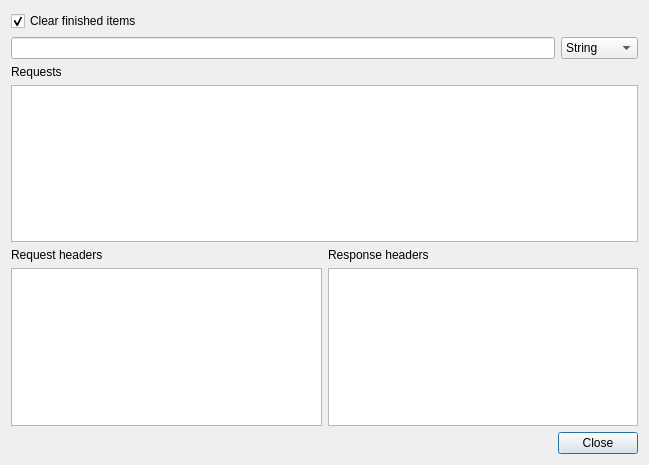
<?xml version="1.0" encoding="UTF-8"?>
<ui version="4.0">
 <class>NetworkMonitor</class>
 <widget class="QDialog" name="NetworkMonitor">
  <property name="geometry">
   <rect>
    <x>0</x>
    <y>0</y>
    <width>649</width>
    <height>465</height>
   </rect>
  </property>
  <property name="windowTitle">
   <string>Network Monitor</string>
  </property>
  <layout class="QVBoxLayout" name="verticalLayout_4">
   <item>
    <widget class="QCheckBox" name="ClearFinished_">
     <property name="text">
      <string>Clear finished items</string>
     </property>
     <property name="checked">
      <bool>true</bool>
     </property>
    </widget>
   </item>
   <item>
    <layout class="QHBoxLayout" name="horizontalLayout_2">
     <item>
      <widget class="QLineEdit" name="SearchString_"/>
     </item>
     <item>
      <widget class="QComboBox" name="SearchType_">
       <item>
        <property name="text">
         <string>String</string>
        </property>
       </item>
       <item>
        <property name="text">
         <string>Wildcard</string>
        </property>
       </item>
       <item>
        <property name="text">
         <string>Regexp</string>
        </property>
       </item>
      </widget>
     </item>
    </layout>
   </item>
   <item>
    <layout class="QVBoxLayout" name="verticalLayout">
     <item>
      <widget class="QLabel" name="label">
       <property name="text">
        <string>Requests</string>
       </property>
      </widget>
     </item>
     <item>
      <widget class="QTreeView" name="RequestsView_"/>
     </item>
    </layout>
   </item>
   <item>
    <layout class="QHBoxLayout" name="horizontalLayout">
     <item>
      <layout class="QVBoxLayout" name="verticalLayout_2">
       <item>
        <widget class="QLabel" name="label_2">
         <property name="text">
          <string>Request headers</string>
         </property>
        </widget>
       </item>
       <item>
        <widget class="QTreeView" name="RequestHeadersView_">
         <attribute name="headerVisible">
          <bool>false</bool>
         </attribute>
        </widget>
       </item>
      </layout>
     </item>
     <item>
      <layout class="QVBoxLayout" name="verticalLayout_3">
       <item>
        <widget class="QLabel" name="label_3">
         <property name="text">
          <string>Response headers</string>
         </property>
        </widget>
       </item>
       <item>
        <widget class="QTreeView" name="ReplyHeadersView_">
         <attribute name="headerVisible">
          <bool>false</bool>
         </attribute>
        </widget>
       </item>
      </layout>
     </item>
    </layout>
   </item>
   <item>
    <widget class="QDialogButtonBox" name="buttonBox">
     <property name="orientation">
      <enum>Qt::Horizontal</enum>
     </property>
     <property name="standardButtons">
      <set>QDialogButtonBox::Close</set>
     </property>
    </widget>
   </item>
  </layout>
 </widget>
 <resources/>
 <connections>
  <connection>
   <sender>buttonBox</sender>
   <signal>accepted()</signal>
   <receiver>NetworkMonitor</receiver>
   <slot>accept()</slot>
   <hints>
    <hint type="sourcelabel">
     <x>222</x>
     <y>448</y>
    </hint>
    <hint type="destinationlabel">
     <x>157</x>
     <y>274</y>
    </hint>
   </hints>
  </connection>
  <connection>
   <sender>buttonBox</sender>
   <signal>rejected()</signal>
   <receiver>NetworkMonitor</receiver>
   <slot>reject()</slot>
   <hints>
    <hint type="sourcelabel">
     <x>290</x>
     <y>454</y>
    </hint>
    <hint type="destinationlabel">
     <x>286</x>
     <y>274</y>
    </hint>
   </hints>
  </connection>
 </connections>
</ui>
